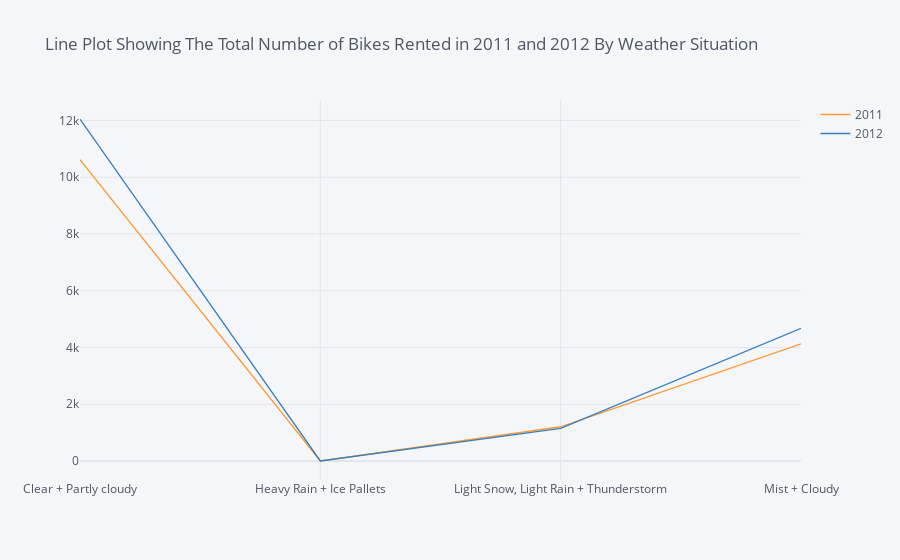

The cell this chart's notebook holds for it:
### Code cell
a.iplot(title='Line Plot Showing The Total Number of Bikes Rented in 2011 and 2012 By Weather Situation')

### Figure 1 — Plotly figure (JSON) as saved in the notebook; plotly's stock layout.template omitted (floating-point values rounded to 4 significant figures)
{"data": [{"line": {"color": "rgba(255, 153, 51, 1.0)", "dash": "solid", "shape": "linear", "width": 1.3}, "mode": "lines", "name": "2011", "text": "", "type": "scatter", "x": ["Clear + Partly cloudy", "Heavy Rain + Ice Pallets", "Light Snow, Light Rain + Thunderstorm", "Mist + Cloudy"], "y": [10610.0, 1.568, 1208.0, 4128.0]}, {"line": {"color": "rgba(55, 128, 191, 1.0)", "dash": "solid", "shape": "linear", "width": 1.3}, "mode": "lines", "name": "2012", "text": "", "type": "scatter", "x": ["Clear + Partly cloudy", "Heavy Rain + Ice Pallets", "Light Snow, Light Rain + Thunderstorm", "Mist + Cloudy"], "y": [12050.0, 3.598, 1151.0, 4676.0]}], "layout": {"autosize": true, "legend": {"bgcolor": "#F5F6F9", "font": {"color": "#4D5663"}}, "paper_bgcolor": "#F5F6F9", "plot_bgcolor": "#F5F6F9", "title": {"font": {"color": "#4D5663"}, "text": "Line Plot Showing The Total Number of Bikes Rented in 2011 and 2012 By Weather Situation"}, "xaxis": {"autorange": true, "gridcolor": "#E1E5ED", "range": [0, 3], "showgrid": true, "tickfont": {"color": "#4D5663"}, "title": {"font": {"color": "#4D5663"}, "text": ""}, "type": "category", "zerolinecolor": "#E1E5ED"}, "yaxis": {"autorange": true, "gridcolor": "#E1E5ED", "range": [-667.8, 12720.0], "showgrid": true, "tickfont": {"color": "#4D5663"}, "title": {"font": {"color": "#4D5663"}, "text": ""}, "type": "linear", "zerolinecolor": "#E1E5ED"}}}
